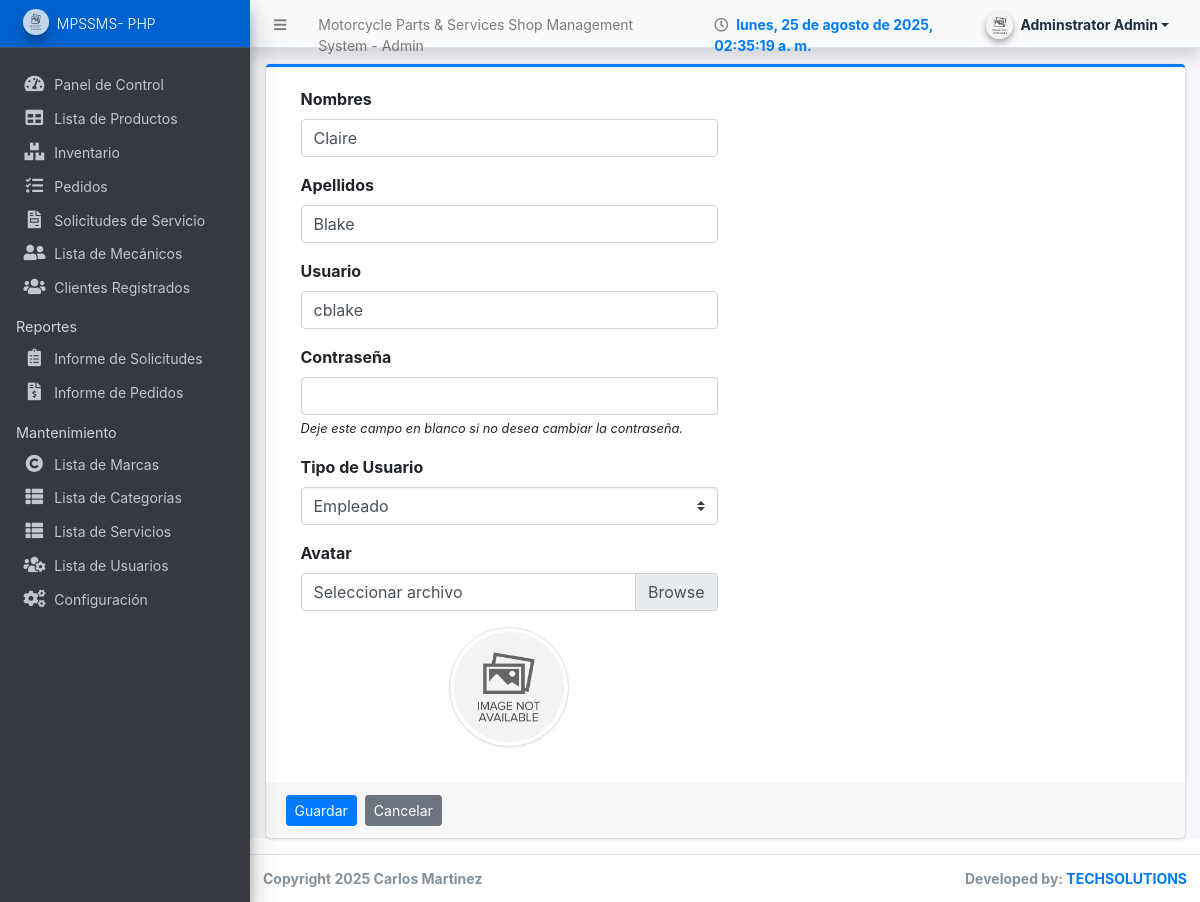
Screenshot of /admin/?page=user/manage_user&id=6 (signed in) with the database file from the repository.
### tables this page shows
CREATE TABLE `users` (
  `id` int(50) NOT NULL,
  `firstname` varchar(250) NOT NULL,
  `lastname` varchar(250) NOT NULL,
  `username` text NOT NULL,
  `password` text NOT NULL,
  `avatar` text DEFAULT NULL,
  `last_login` datetime DEFAULT NULL,
  `type` tinyint(1) NOT NULL DEFAULT 0,
  `date_added` datetime NOT NULL DEFAULT current_timestamp(),
  `date_updated` datetime DEFAULT NULL ON UPDATE current_timestamp()
);

### config.php (called while the page is built, shortened)
<?php
function validate_image($file){
    $file = explode("?",$file)[0];
	if(!empty($file)){
		if(is_file(base_app.$file)){
			return base_url.$file;
		}else{
			return base_url.'dist/img/no-image-available.png';
		}
	}else{
		return base_url.'dist/img/no-image-available.png';
	}
}
?>

### admin/user/manage_user.php (the view, shortened to what this page needs)
<?php
if(isset($_GET['id']) && $_GET['id'] > 0){
    $user = $conn->query("SELECT * FROM users where id ='{$_GET['id']}'");
    foreach($user->fetch_array() as $k =>$v){
        $meta[$k] = $v;
    }
}
?>
<div class="card card-outline card-primary">
	<div class="card-body">
		<div class="container-fluid">
			<form action="" id="manage-user">
				<div class="form-group col-6">
					<label for="name">Nombres</label>
					<input type="text" name="firstname" id="firstname" class="form-control" value="<?php echo isset($meta['firstname']) ? $meta['firstname']: '' ?>" required>
				</div>
				<div class="form-group col-6">
					<label for="name">Apellidos</label>
					<input type="text" name="lastname" id="lastname" class="form-control" value="<?php echo isset($meta['lastname']) ? $meta['lastname']: '' ?>" required>
				</div>
				<div class="form-group col-6">
					<label for="username">Usuario</label>
					<input type="text" name="username" id="username" class="form-control" value="<?php echo isset($meta['username']) ? $meta['username']: '' ?>" required  autocomplete="off">
				</div>
				<div class="form-group col-6">
					<label for="password">Contraseña</label>
					<input type="password" name="password" id="password" class="form-control" value="" autocomplete="off" <?php echo isset($meta['id']) ? "": 'required' ?>>
                    <?php if(isset($_GET['id'])): ?>
					<small><i>Deje este campo en blanco si no desea cambiar la contraseña.</i></small>
                    <?php endif; ?>
				</div>
				<div class="form-group col-6">
					<label for="type">Tipo de Usuario</label>
					<select name="type" id="type" class="custom-select">
						<option value="2" <?php echo isset($meta['type']) && $meta['type'] == 2 ? 'selected' : '' ?>>Empleado</option>
					</select>
				</div>
				<div class="form-group col-6">
					<label for="" class="control-label">Avatar</label>
					<div class="custom-file">
		              <label class="custom-file-label" for="customFile">Seleccionar archivo</label>
		            </div>
				</div>
				<div class="form-group col-6 d-flex justify-content-center">
					<img src="<?php echo validate_image(isset($meta['avatar']) ? $meta['avatar'] :'') ?>" alt="" id="cimg" class="img-fluid img-thumbnail">
				</div>
			</form>
		</div>
	</div>
	<div class="card-footer">
			<div class="col-md-12">
				<div class="row">
					<button class="btn btn-sm btn-primary mr-2" form="manage-user">Guardar</button>
					<a class="btn btn-sm btn-secondary" href="./?page=user/list">Cancelar</a>
				</div>
			</div>
		</div>
</div>

### admin/user/manage_user.php (style rules this page uses)
img#cimg { height: 15vh; width: 15vh; object-fit: cover; border-radius: 100% 100%; }

### rows the page displays
users: firstname "Claire", lastname "Blake", username "cblake", type "Empleado"

### other values shown
$_settings->info('name') "Motorcycle Parts & Services Shop Management System"
$_settings->userdata('firstname').' '.$_settings->userdata('lastname') "Adminstrator Admin"
$_settings->info('short_name') "MPSSMS- PHP"
